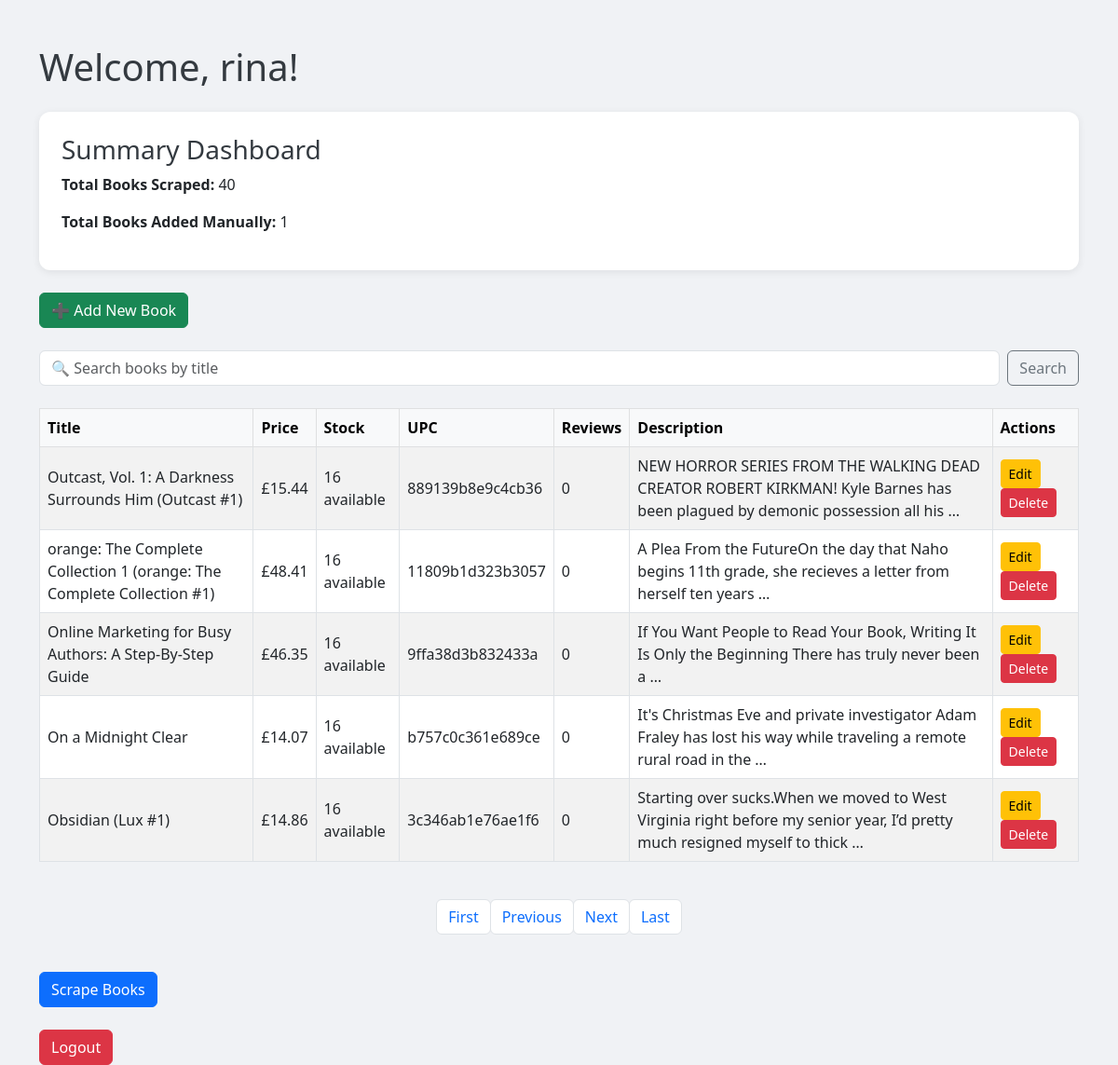
The app's page /?page=2 (signed in) with its own data.
### books/models.py (models this page shows, shortened)
class Book(models.Model):
    user = models.ForeignKey(User, on_delete=models.CASCADE)
    title = models.CharField(max_length=255)
    price = models.CharField(max_length=100)
    stock = models.CharField(max_length=100)
    description = models.TextField()
    upc = models.CharField(max_length=100)
    num_reviews = models.IntegerField(default=0)
    created_manually = models.BooleanField(default=False)  # to track if added manually or scraped

### books/views.py (the view)
# urls.py: path('', views.home, name='home'),
@login_required
def home(request):
    search_term = request.GET.get('search', '')
    if request.user.is_superuser:
        books_list = Book.objects.filter(
            models.Q(title__icontains=search_term) |
            models.Q(user__username__icontains=search_term)
        ).order_by('id')
    else:
        books_list = Book.objects.filter(
            user=request.user,
            title__icontains=search_term
        ).order_by('id')
    paginator = Paginator(books_list, 5)
    page_number = request.GET.get('page', 1)
    try:
        page_number = int(page_number)
        if page_number < 1:
            page_number = 1
    except ValueError:
        page_number = 1
    if page_number > paginator.num_pages:
        page_number = paginator.num_pages
    try:
        page_obj = paginator.page(page_number)
    except EmptyPage:
        page_obj = paginator.page(paginator.num_pages)
    if request.user.is_superuser:
        total_scraped = Book.objects.filter(created_manually=False).count()
        total_manual = Book.objects.filter(created_manually=True).count()
        top_contributors = (
            Book.objects.values('user__username')
            .annotate(total=Count('id'))
            .order_by('-total')[:5]
        )
    else:
        total_scraped = Book.objects.filter(user=request.user, created_manually=False).count()
        total_manual = Book.objects.filter(user=request.user, created_manually=True).count()
        top_contributors = []
    context = {
        'page_obj': page_obj,
        'total_scraped': total_scraped,
        'total_manual': total_manual,
        'top_contributors': top_contributors,
    }
    return render(request, 'books/home.html', context)

### books/templates/books/home.html (shortened to what this page needs)
<!DOCTYPE html>
<html lang="en">
<head>
    <link href="https://cdn.jsdelivr.net/npm/bootstrap@5.3.0/dist/css/bootstrap.min.css" rel="stylesheet">
</head>
<body>
<div class="container mt-5">
    <h1 class="mb-4">Welcome, {{ request.user.username }}!</h1>
    <div class="card p-4 mb-4">
        <h3>Summary Dashboard</h3>
        <p><strong>Total Books Scraped:</strong> {{ total_scraped }}</p>
        <p><strong>Total Books Added Manually:</strong> {{ total_manual }}</p>
    </div>
    <a href="{% url 'add_book' %}" class="btn btn-success mb-4">➕ Add New Book</a>
    <form method="get" action="" class="d-flex mb-4">
        <input type="text" name="search" id="search_input" class="form-control me-2" placeholder="🔍 Search books by title" value="{{ request.GET.search }}">
        <button type="submit" class="btn btn-outline-secondary">Search</button>
    </form>
    <div class="table-responsive">
        <table class="table table-striped table-bordered align-middle">
            <thead class="table-light">
                <tr>
                    <th>Title</th>
                    <th>Price</th>
                    <th>Stock</th>
                    <th>UPC</th>
                    <th>Reviews</th>
                    <th>Description</th>
                    <th>Actions</th>
                </tr>
            </thead>
            <tbody>
                {% for book in page_obj %}
                <tr>
                    <td>{{ book.title }}</td>
                    <td>{{ book.price }}</td>
                    <td>{{ book.stock }}</td>
                    <td>{{ book.upc }}</td>
                    <td>{{ book.num_reviews }}</td>
                    <td>{{ book.description|truncatewords:20 }}</td>
                    <td>
                        <a href="{% url 'edit_book' book.id %}" class="btn btn-sm btn-warning me-1">Edit</a>
                        <a href="{% url 'delete_book' book.id %}" class="btn btn-sm btn-danger">Delete</a>
                    </td>
                </tr>
                {% endfor %}
            </tbody>
        </table>
    </div>
    <nav class="mt-4" aria-label="Page navigation">
        <ul class="pagination justify-content-center">
            <li class="page-item {% if not page_obj.has_previous %}disabled{% endif %}">
                {% if page_obj.has_previous %}
                <a class="page-link" href="?page=1{% if request.GET.search %}&search={{ request.GET.search }}{% endif %}">First</a>
                {% else %}
                <span class="page-link">First</span>
                {% endif %}
            </li>
            <li class="page-item {% if not page_obj.has_previous %}disabled{% endif %}">
                {% if page_obj.has_previous %}
                <a class="page-link" href="?page={{ page_obj.previous_page_number }}{% if request.GET.search %}&search={{ request.GET.search }}{% endif %}">Previous</a>
                {% else %}
                <span class="page-link">Previous</span>
                {% endif %}
            </li>
            <li class="page-item {% if not page_obj.has_next %}disabled{% endif %}">
                {% if page_obj.has_next %}
                <a class="page-link" href="?page={{ page_obj.next_page_number }}{% if request.GET.search %}&search={{ request.GET.search }}{% endif %}">Next</a>
                {% else %}
                <span class="page-link">Next</span>
                {% endif %}
            </li>
            <li class="page-item {% if not page_obj.has_next %}disabled{% endif %}">
                {% if page_obj.has_next %}
                <a class="page-link" href="?page={{ page_obj.paginator.num_pages }}{% if request.GET.search %}&search={{ request.GET.search }}{% endif %}">Last</a>
                {% else %}
                <span class="page-link">Last</span>
                {% endif %}
            </li>
        </ul>
    </nav>
    <form method="post" action="{% url 'scrape_books' %}">
        <button type="submit" class="btn btn-primary mt-4">Scrape Books</button>
    </form>
    <div class="mt-4">
        <a href="{% url 'logout' %}" class="btn btn-danger">Logout</a>
    </div>
</div>
</body>
</html>

### books/templates/books/home.html (style rules this page uses)
body { background-color: #f0f2f5; }
h1, h3, h5 { color: #343a40; }
.card { border: none; border-radius: 0.75rem; box-shadow: 0 0.125rem 0.5rem rgba(0,0,0,0.08); background-color: #ffffff; }
.btn-success, .btn-primary, .btn-danger, .btn-warning, .btn-outline-secondary { transition: all 0.2s ease; }
.table th, .table td { vertical-align: middle; }
.pagination .page-link { border-radius: 0.375rem; }

### records on screen
Book: title "Outcast, Vol. 1: A Darkness Surrounds Him (Outcast #1)", price "£15.44", stock "16 available", upc "889139b8e9c4cb36", num_reviews "0", description "NEW HORROR SERIES FROM THE WALKING DEAD CREATOR ROBERT KIRKMAN! Kyle Barnes has been plagued by demonic possession all his …"
Book: title "orange: The Complete Collection 1 (orange: The Complete Collection #1)", price "£48.41", stock "16 available", upc "11809b1d323b3057", num_reviews "0", description "A Plea From the FutureOn the day that Naho begins 11th grade, she recieves a letter from herself ten years …"
Book: title "Online Marketing for Busy Authors: A Step-By-Step Guide", price "£46.35", stock "16 available", upc "9ffa38d3b832433a", num_reviews "0", description "If You Want People to Read Your Book, Writing It Is Only the Beginning There has truly never been a …"
Book: title "On a Midnight Clear", price "£14.07", stock "16 available", upc "b757c0c361e689ce", num_reviews "0", description "It's Christmas Eve and private investigator Adam Fraley has lost his way while traveling a remote rural road in the …"
Book: title "Obsidian (Lux #1)", price "£14.86", stock "16 available", upc "3c346ab1e76ae1f6", num_reviews "0", description "Starting over sucks.When we moved to West Virginia right before my senior year, I’d pretty much resigned myself to thick …"

### other values on screen
{{ request.user.username }} "rina"
{{ total_scraped }} "40"
{{ total_manual }} "1"
